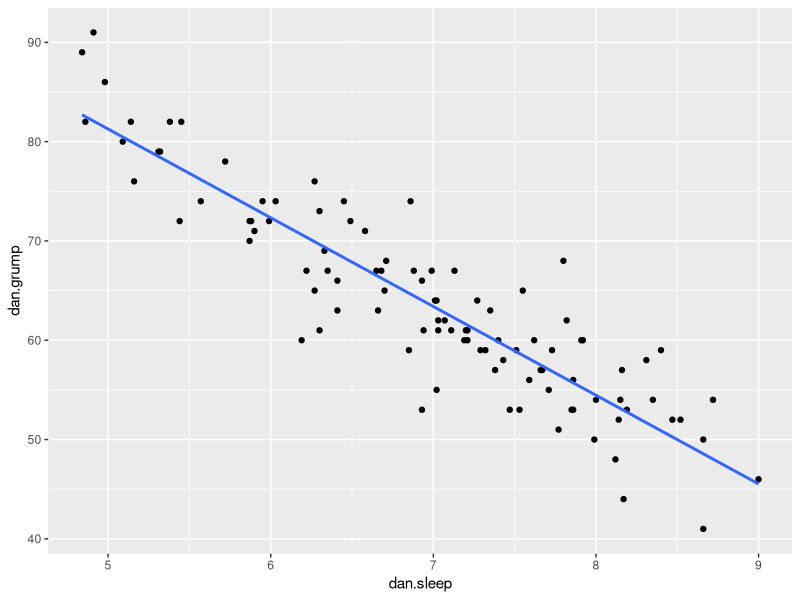

Source code (R): (Note: this script raises an error after producing the figure.)

### Standard Error of the Estimate, sigma_est, S.



library(tidyverse)


# Import Data

df <- read_csv("data/parenthood.csv")

head(df)

tail(df)

nrow(df)

# Scatterplot
ggplot(df, aes(x = dan.sleep, y = dan.grump)) + 
  geom_point() + 
  stat_smooth(method='lm', se=F) 


# Run the model
mod1 <- lm(dan.grump ~ dan.sleep, data = df)

mod1



### Add in the residuals

X <- df$dan.sleep  # the predictor
Y <- df$dan.grump  # the outcome
df$Y.pred <-  125.97   +   (-8.94 * X)  # add predicted Y
df$residuals <- df$dan.grump - Y.pred  # add residuals
df$residuals2 <- df$residuals^2  # residuals squared



head(df)

tail(df)



### Let's visualize them.

p1 <- ggplot(df, aes(x = dan.sleep, y = dan.grump)) +
  geom_point() +
  geom_smooth(method = "lm", se = FALSE) +   
  geom_segment(aes(xend = dan.sleep, yend = dan.grump-residuals), alpha = .5, color='red') + 
  # geom_point(aes(y = dan.grump+residuals), shape = 1) +
  theme_classic() +
  ggtitle("OLSR best fit trendline")

p1






###  Standard Error of the Estimate.


# We sum the squared residuals, divide by N-2, and square root this number.

nrow(df)

sum(df$residuals2) # 1838.722

sum(df$residuals2) / 98   # 18.76

sum(df$residuals2) / (nrow(df)-2)  #18.76

sqrt(sum(df$residuals2) / (nrow(df)-2))  #4.33

s_est <- sqrt(sum(df$residuals2) / (nrow(df)-2))  #4.332

s_est #4.332


# this value is given in the summary to the lm:

summary(mod1) # the s_est is given as 'residual standard error'


## What to do with the Standard Error of the Estimate ?


# smaller numbers indicate a better model (but what's small?)
# s_est is in the original units of the Y-axis


# As a rule of thumb:
#  Approximately 95% of the observations should fall within 
#  plus/minus 2*standard error of the regression from the regression line

mod1

ggplot(df, aes(x = dan.sleep, y = dan.grump)) +
  geom_point() +
  geom_smooth(method = "lm", se = FALSE) +
  theme_classic() +
  geom_abline(intercept = 125.956+s_est+s_est, slope = -8.937, color = 'red', lty=2)+
  geom_abline(intercept = 125.956-s_est-s_est, slope = -8.937, color = 'red', lty=2) +
  ggtitle("Regression with 2 x Standard Error of the Estimate")



